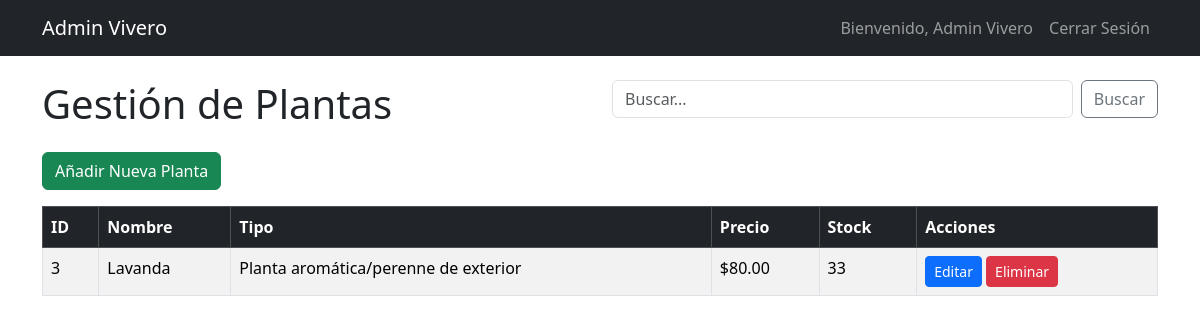
The page /admin/dashboard.php?buscar=Lavanda (signed in) on the database its author committed.
### tables this page shows
CREATE TABLE `plantas` (
  `id` int(11) NOT NULL,
  `nombre_comun` varchar(100) NOT NULL,
  `nombre_cientifico` varchar(100) DEFAULT NULL,
  `descripcion` text DEFAULT NULL,
  `tipo` varchar(50) DEFAULT NULL,
  `cuidados_luz` varchar(100) DEFAULT NULL,
  `cuidados_riego` varchar(100) DEFAULT NULL,
  `precio` decimal(10,2) NOT NULL DEFAULT 0.00,
  `stock` int(11) NOT NULL DEFAULT 0,
  `imagen_url` varchar(255) DEFAULT NULL
);

### models/Planta.php (called while the page is built, shortened)
<?php
class Planta {
    private $conn;
    private $table_name = "plantas";
    public function __construct($db) {
        $this->conn = $db;
    }
    function buscar($keywords) {
        $query = "SELECT * FROM " . $this->table_name . " WHERE nombre_comun LIKE ? ORDER BY nombre_comun ASC";
        $stmt = $this->conn->prepare($query);
        $keywords = htmlspecialchars(strip_tags($keywords));
        $keywords = "%{$keywords}%";
        $stmt->bindParam(1, $keywords);
        $stmt->execute();
        return $stmt;
    }
}
?>

### admin/dashboard.php (the view, shortened to what this page needs)
<?php
include_once '../models/Planta.php';
$database = new Database();
$db = $database->connect();
$planta = new Planta($db);
$keywords = isset($_GET["buscar"]) ? $_GET["buscar"] : "";
if (!empty($keywords)) {
    $stmt = $planta->buscar($keywords);
} else {
    $stmt = $planta->leer();
}
$num = $stmt->rowCount();
?>
<!DOCTYPE html>
<html lang="es">
<head>
    <link href="https://cdn.jsdelivr.net/npm/bootstrap@5.3.2/dist/css/bootstrap.min.css" rel="stylesheet">
</head>
<body>
    <nav class="navbar navbar-expand-lg navbar-dark bg-dark">
        <div class="container">
            <a class="navbar-brand" href="#">Admin Vivero</a>
            <ul class="navbar-nav ms-auto">
                <li class="nav-item">
                    <a class="nav-link">Bienvenido, <?php echo htmlspecialchars($_SESSION['user_nombre']); ?></a>
                </li>
                <li class="nav-item">
                    <a class="nav-link" href="../logout.php">Cerrar Sesión</a>
                </li>
            </ul>
        </div>
    </nav>
    <div class="container mt-4">
        <div class="row mb-3">
            <div class="col-md-6"><h1>Gestión de Plantas</h1></div>
            <div class="col-md-6">
                <form action="dashboard.php" method="GET" class="d-flex">
                    <input class="form-control me-2" type="search" placeholder="Buscar..." name="buscar">
                    <button class="btn btn-outline-secondary" type="submit">Buscar</button>
                </form>
            </div>
        </div>
        <a href="crear_planta.php" class="btn btn-success mb-3">Añadir Nueva Planta</a>
        <table class="table table-bordered table-striped">
            <thead class="table-dark">
                <tr>
                    <th>ID</th><th>Nombre</th><th>Tipo</th><th>Precio</th><th>Stock</th><th>Acciones</th>
                </tr>
            </thead>
            <tbody>
                <?php if ($num > 0): ?>
                    <?php while ($row = $stmt->fetch(PDO::FETCH_ASSOC)): extract($row); ?>
                        <tr>
                            <td><?php echo htmlspecialchars($id); ?></td>
                            <td><?php echo htmlspecialchars($nombre_comun); ?></td>
                            <td><?php echo htmlspecialchars($tipo); ?></td>
                            <td>$<?php echo htmlspecialchars($precio); ?></td>
                            <td><?php echo htmlspecialchars($stock); ?></td>
                            <td>
                                <a href="editar_planta.php?id=<?php echo $id; ?>" class="btn btn-primary btn-sm">Editar</a>
                                <a href="eliminar_planta.php?id=<?php echo $id; ?>" class="btn btn-danger btn-sm">Eliminar</a>
                            </td>
                        </tr>
                    <?php endwhile; ?>
                <?php else: ?>
                    <tr><td colspan="6" class="text-center">No hay plantas registradas.</td></tr>
                <?php endif; ?>
            </tbody>
        </table>
    </div>
</body>
</html>

### rows shown on the page
plantas: id "3", nombre_comun "Lavanda", tipo "Planta aromática/perenne de exterior", precio "80.00", stock "33"

### other values the page prints
$_SESSION['user_nombre'] "Admin Vivero"
